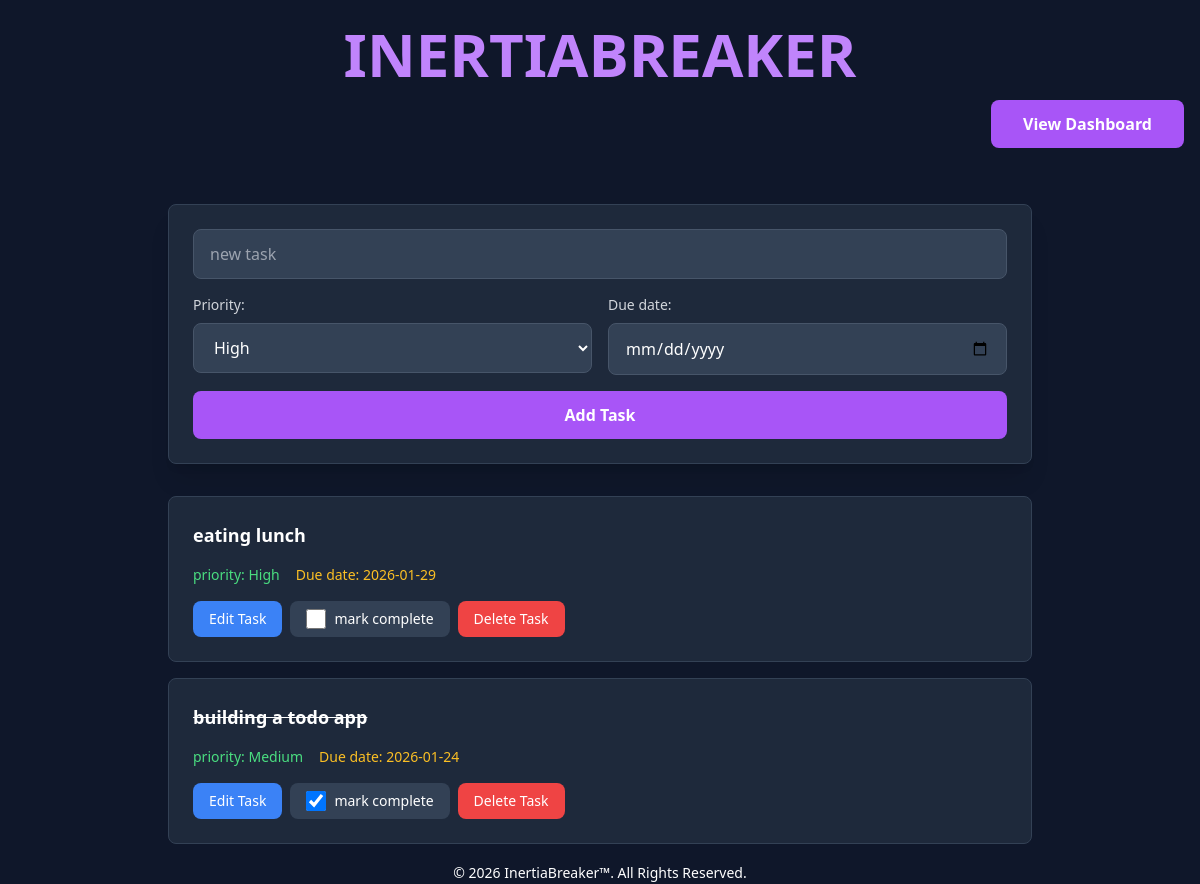
Before: / with the older database file.
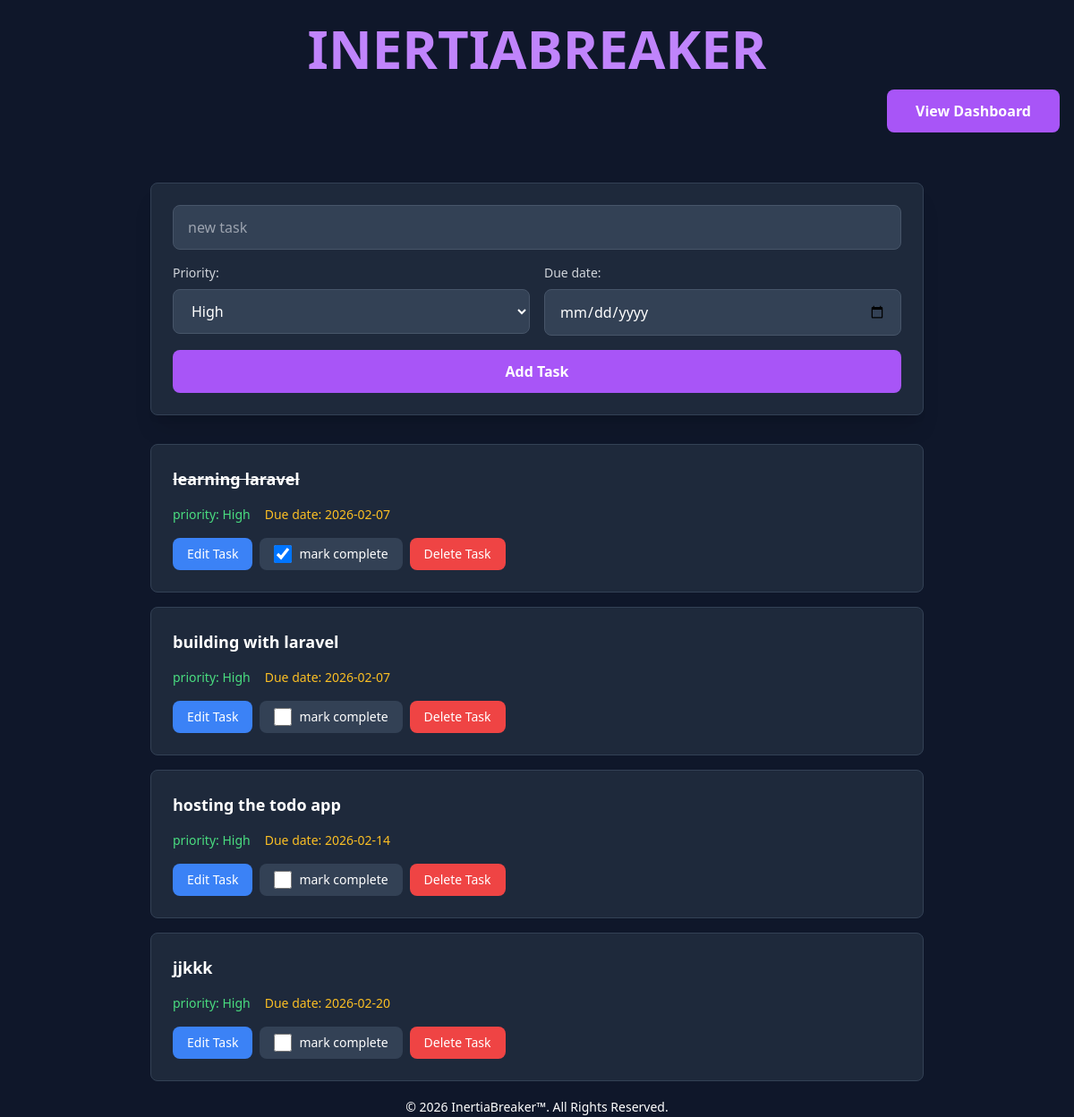
After: the same page with the newer database file.
### tables this page shows
CREATE TABLE tasks(
            id INTEGER PRIMARY KEY,
            title TEXT NOT NULL,
            is_complete INTEGER DEFAULT 0,
            priority TEXT CHECK (priority IN ('High', 'Medium', 'Low')),
            due_date DATE,
            created_at TIMESTAMP DEFAULT CURRENT_TIMESTAMP,
            deleted_at TIMESTAMP NULL DEFAULT NULL
        );

### index.php (the view, shortened to what this page needs)
<?php
require_once __DIR__ . '/dbConfig.php';
$tasks="SELECT * FROM tasks";
$sql=$connection->query($tasks);
$sql->setFetchMode(PDO::FETCH_ASSOC);
$allTasks=$sql->fetchAll();
?>
<!DOCTYPE html>
<html lang="en">
<head>
    <script src="https://cdn.tailwindcss.com"></script>
</head>
<body class="bg-slate-900 text-white min-h-screen">
    <div class=" py-6 mb-8">
        <div class="max-w-9xl mx-auto px-4">
            <h1 class="flex justify-center text-6xl text-heading font-bold text-purple-400 mb-4">INERTIABREAKER</h1>
            <div class="flex justify-end">
                <a href="/dashboard.php" class="bg-purple-500 px-8 py-3 text-white inline-block font-semibold rounded-lg hover:bg-purple-600 transition">
                    View Dashboard
                </a>
            </div>
        </div>
    </div>
    <div class="max-w-4xl mx-auto px-4">
        <div class="bg-slate-800 rounded-lg shadow-xl p-6 mb-8 border border-slate-700">
            <form action="src/createTask.php" method="post" class="space-y-4">
                <input
                    type="text"
                    name="task"
                    placeholder="new task"
                    required
                    class="w-full px-4 py-3 bg-slate-700 border border-slate-600 rounded-lg text-white placeholder-gray-400 focus:outline-none focus:ring-2 focus:ring-purple-500"
                >
                <div class="flex gap-4">
                    <div class="flex-1">
                        <label for="priority" class="block text-sm text-gray-300 mb-2">Priority:</label>
                        <select
                            id="priority"
                            name="priority"
                            required
                            class="w-full px-4 py-3 bg-slate-700 border border-slate-600 rounded-lg text-white focus:outline-none focus:ring-2 focus:ring-purple-500"
                        >
                            <option value="High">High</option>
                        </select>
                    </div>
                    <div class="flex-1">
                        <label for="due_date" class="block text-sm text-gray-300 mb-2">Due date:</label>
                        <input
                            type="date"
                            name="due_date"
                            required
                            class="w-full px-4 py-3 bg-slate-700 border border-slate-600 rounded-lg text-white focus:outline-none focus:ring-2 focus:ring-purple-500"
                        >
                    </div>
                </div>
                <button
                    type="submit"
                    class="w-full bg-purple-500 hover:bg-purple-600 text-white font-semibold py-3 px-6 rounded-lg transition"
                >
                    Add Task
                </button>
            </form>
        </div>
        <div class="space-y-4">
            <?php
            foreach ($allTasks as $task){
                $completedTask=$task['is_complete'] ? 'text-decoration: line-through;' : '';
                $checked=$task['is_complete'] ? 'checked': '';
                $value=$task['is_complete'] ? 1:0;
                echo "<div class='bg-slate-800 rounded-lg p-6 border border-slate-700 hover:border-purple-500 transition'>
                    <div class='mb-4'>
                        <label style='{$completedTask}' class='text-lg font-semibold text-white'>" . htmlspecialchars($task["title"]) . "</label>
                    </div>
                    <div class='flex gap-4 mb-4 text-sm'>
                        <label class='text-green-400'>priority: ". $task["priority"]."</label>
                        <label class='text-amber-400'>Due date: ". $task["due_date"]."</label>
                    </div>
                    <div class='flex flex-wrap gap-2'>
                        <a href='/edit_task.php?id=".htmlspecialchars($task['id'])."' class='bg-blue-500 hover:bg-blue-600 text-white px-4 py-2 rounded-lg text-sm font-medium transition inline-block'>Edit Task</a>
                        <form action='/src/updateTask.php' method='post' class='inline-block'>
                            <input type='hidden' name='task_id' value='".$task["id"]."'>
                            <label class='flex items-center gap-2 bg-slate-700 hover:bg-slate-600 px-4 py-2 rounded-lg transition cursor-pointer'>
                                <input type='checkbox' {$checked} name='is_checked' value='{$value}' onchange='this.form.submit()' class='w-5 h-5'>
                                <span class='text-sm font-medium text-white'>mark complete</span>
                            </label>
                        </form>
                        <form action='/src/deleteTask.php' method='post' class='inline-block'>
                            <input type='hidden' name='task_id' value='".$task["id"]."'>
                            <button type='submit' class='bg-red-500 hover:bg-red-600 text-white px-4 py-2 rounded-lg text-sm font-medium transition'>Delete Task</button>
                        </form>
                    </div>
                </div>\n";
            }
            ?>
        </div>
    </div>
    <footer class="bg-neutral-primary-soft rounded-base shadow-xs mt-4 flex justify-center ">
        <div class="">
          <span class="text-sm text-body sm:text-center">© 2026 <a href="/" class="hover:underline">InertiaBreaker™</a>. All Rights Reserved.
        </span>
        </div>
    </footer>
</body>
</html>

Changed rows visible on the page:
changed tasks: title "eating lunch" → "learning laravel"; due_date "2026-01-29" → "2026-02-07"; is_checked "☐" → "☑"
changed tasks: title "building a todo app" → "building with laravel"; priority "Medium" → "High"; due_date "2026-01-24" → "2026-02-07"; is_checked "☑" → "☐"
added tasks: title "hosting the todo app", priority "High", due_date "2026-02-14"
added tasks: title "jjkkk", priority "High", due_date "2026-02-20"
